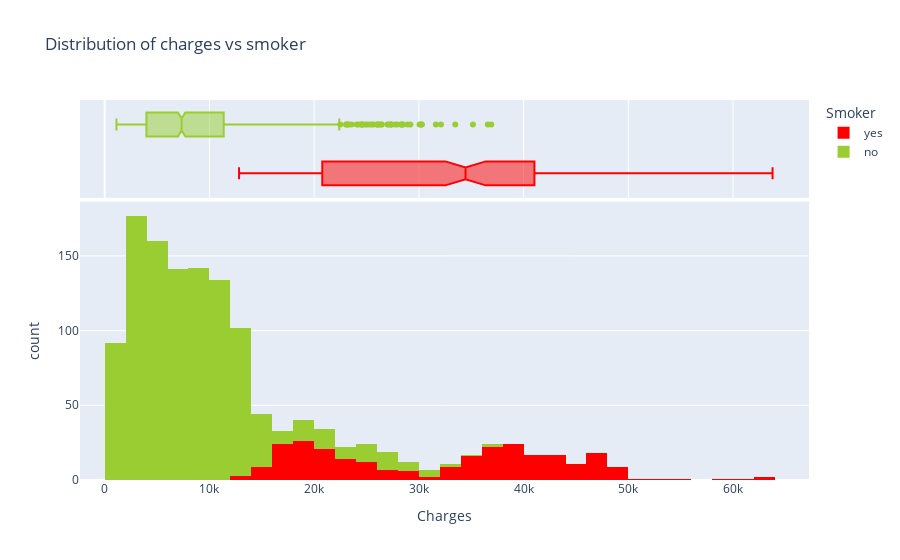

Notebook cell for this chart:
### Markdown cell above
- jest przewaga osób niepalcących nad palaczami ( 79% osób nie pali - 21% pali)
- mężczyźni częściej są palaczmi niż kobiety

### Code cell
fig = px.histogram(df, x="charges", color='smoker',   marginal="box", title="Distribution of charges vs smoker",
      labels={
                     "count": "Count",
                    "charges":"Charges",
                    'smoker':'Smoker'      
      },
       color_discrete_map={'no': 'yellowgreen', 'yes': 'red'}
       )
fig.show()

### Figure 1 — Plotly figure (JSON) as saved in the notebook; plotly's stock layout.template omitted (floating-point values rounded to 4 significant figures; data arrays with more than 128 entries replaced by an {"elided": "..."} marker saying what was removed)
{"data": [{"alignmentgroup": "True", "bingroup": "x", "hovertemplate": "Smoker=yes<br>Charges=%{x}<br>count=%{y}<extra></extra>", "legendgroup": "yes", "marker": {"color": "red", "pattern": {"shape": ""}}, "name": "yes", "offsetgroup": "yes", "orientation": "v", "showlegend": true, "type": "histogram", "x": {"elided": "274 float values"}, "xaxis": "x", "yaxis": "y"}, {"alignmentgroup": "True", "hovertemplate": "Smoker=yes<br>Charges=%{x}<extra></extra>", "legendgroup": "yes", "marker": {"color": "red"}, "name": "yes", "notched": true, "offsetgroup": "yes", "showlegend": false, "type": "box", "x": {"elided": "274 float values"}, "xaxis": "x2", "yaxis": "y2"}, {"alignmentgroup": "True", "bingroup": "x", "hovertemplate": "Smoker=no<br>Charges=%{x}<br>count=%{y}<extra></extra>", "legendgroup": "no", "marker": {"color": "yellowgreen", "pattern": {"shape": ""}}, "name": "no", "offsetgroup": "no", "orientation": "v", "showlegend": true, "type": "histogram", "x": {"elided": "1064 float values"}, "xaxis": "x", "yaxis": "y"}, {"alignmentgroup": "True", "hovertemplate": "Smoker=no<br>Charges=%{x}<extra></extra>", "legendgroup": "no", "marker": {"color": "yellowgreen"}, "name": "no", "notched": true, "offsetgroup": "no", "showlegend": false, "type": "box", "x": {"elided": "1064 float values"}, "xaxis": "x2", "yaxis": "y2"}], "layout": {"barmode": "relative", "legend": {"title": {"text": "Smoker"}, "tracegroupgap": 0}, "title": {"text": "Distribution of charges vs smoker"}, "xaxis": {"anchor": "y", "domain": [0, 1], "title": {"text": "Charges"}}, "xaxis2": {"anchor": "y2", "domain": [0, 1], "matches": "x", "showgrid": true, "showticklabels": false}, "yaxis": {"anchor": "x", "domain": [0, 0.7326], "title": {"text": "count"}}, "yaxis2": {"anchor": "x2", "domain": [0.7426, 1], "matches": "y2", "showgrid": false, "showline": false, "showticklabels": false, "ticks": ""}}}
